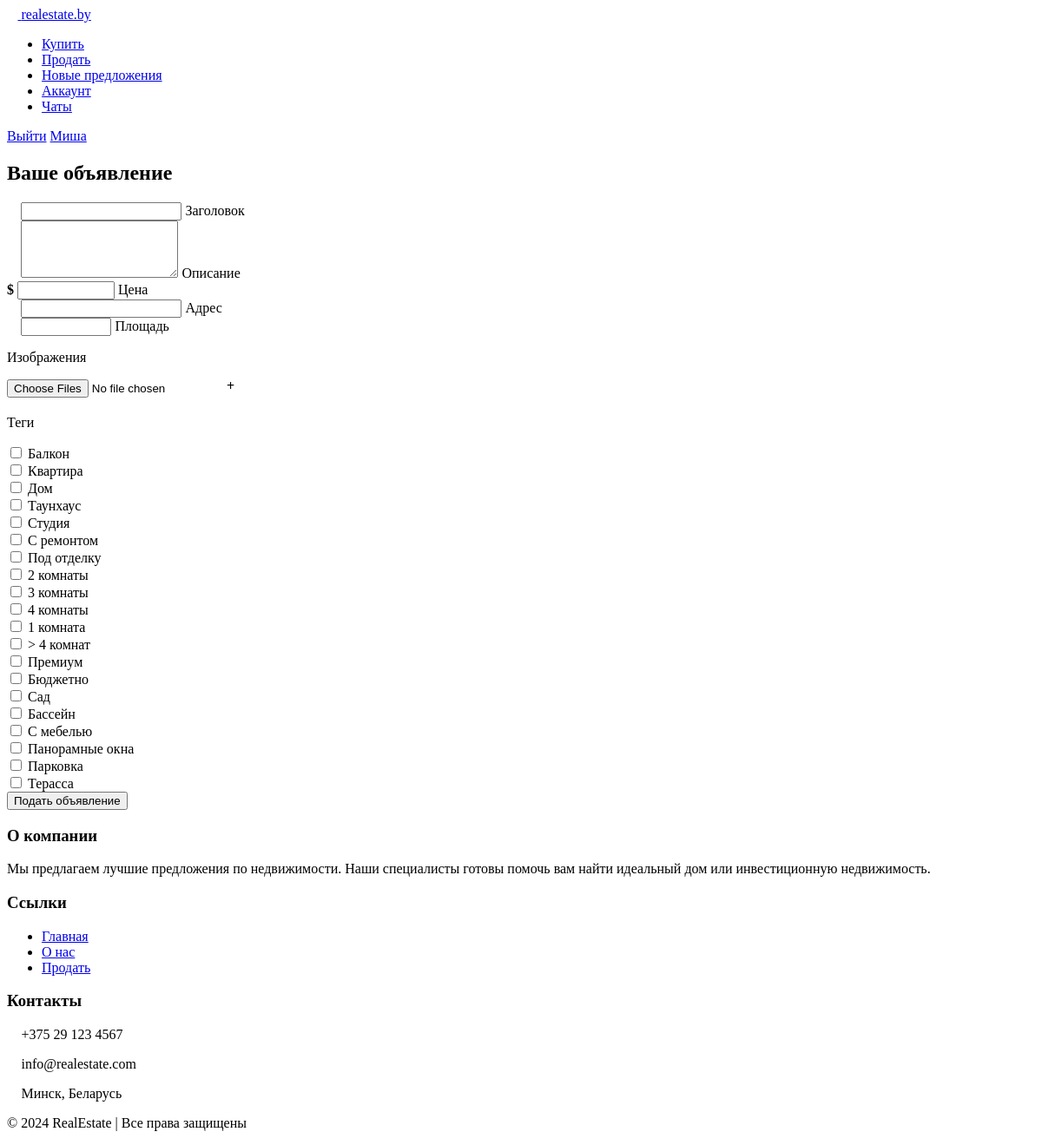
/properties/add/ (signed in), run on the app's committed database.
### polls/models.py (models this page shows, shortened)
class CustomUser(AbstractBaseUser, PermissionsMixin):
    first_name = models.CharField(max_length=255)
    last_name = models.CharField(max_length=255)
    phone_number = models.CharField(
        max_length=15,
        validators=[RegexValidator(regex=r'^\+375(?:29|33|44|25|17)\d{7}$', message='Enter a valid phone number.')]
    )
    email = models.EmailField(unique=True)
    avatar = models.ImageField(upload_to='avatars/', blank=True, null=True)
    user_id = models.CharField(max_length=50, unique=True, blank=True, null=True)
    rating = models.FloatField(blank=True, null=True)
    verified = models.BooleanField(default=False)
    services = models.TextField(blank=True, null=True)
    last_login = models.DateTimeField(null=True, blank=True)
    favorites = models.ManyToManyField('properties.Property', related_name='favorited_by', blank=True)
    is_active = models.BooleanField(default=True)
    is_staff = models.BooleanField(default=False)
    objects = CustomUserManager()
    USERNAME_FIELD = 'email'
    REQUIRED_FIELDS = ['first_name', 'last_name', 'phone_number']

### properties/models.py (models this page shows)
class Tag(models.Model):
    name = models.CharField(max_length=100, unique=True)
    category = models.CharField(max_length=100, null=True)
    def __str__(self):
        return self.name

### properties/views.py (the view)
# urls.py: path('add/', add_property, name='add_property'),
@login_required
def add_property(request):
    if request.method == 'POST':
        form = PropertyForm(request.POST, request.FILES)
        if form.is_valid():
            property_instance = form.save(commit=False)
            property_instance.owner = request.user
            property_instance.save()
            form.save_m2m()
            images = request.FILES.getlist('images')
            for image in images:
                PropertyImage.objects.create(property=property_instance, image=image)
            messages.success(request, 'Объявление отправлено на модерацию.')
            return redirect('property_detail', id=property_instance.id)
        else:
            messages.error(request, 'Не удалось загрузить объявление. Проверьте правильность заполнения всех полей.')
    else:
        form = PropertyForm()
    return render(request, 'properties/add_property.html', {'form': form})

### properties/forms.py
class PropertyForm(forms.ModelForm):
    tags = forms.ModelMultipleChoiceField(
        queryset=Tag.objects.all(),
        widget=forms.CheckboxSelectMultiple,
        required=False
    )
    class Meta:
        model = Property
        fields = ['title', 'description', 'price', 'location', 'size', 'tags']

### properties/templates/properties/add_property.html (shortened to what this page needs)
{% load static %}
{% load django_bootstrap5 %}
<html lang="en">
<head>
    <link rel="stylesheet" href="{% static 'properties/fontawesome/css/all.min.css' %}">
    <link rel="stylesheet" href="{% static 'properties/scss/add_property.scss' %}">
    <link rel="stylesheet" href="{% static 'properties/scss/footer.scss' %}">
</head>
<body>
    {% include 'properties/elements/header.html' %}
    <div class="container">
        <h2>Ваше объявление</h2>
        <form method="POST" enctype="multipart/form-data">
            <div class="form-group">
                <i class="fas fa-heading form-icon"></i>
                <input type="text" id="id_title" name="title" placeholder=" " required>
                <label for="id_title" class="label-placeholder">Заголовок</label>
            </div>
            <div class="form-group">
                <i class="fas fa-align-left form-icon-des"></i>
                <textarea id="id_description" name="description" rows="4" placeholder=" "></textarea>
                <label for="id_description" class="label-placeholder">Описание</label>
            </div>
            <div class="form-group">
                <i class="fas fa-dollar-sign form-icon"></i>
                <input type="number" id="id_price" min="1" max="999999999" name="price" step="1" placeholder=" ">
                <label for="id_price" class="label-placeholder">Цена</label>
            </div>
            <div class="form-group">
                <i class="fas fa-map-marker-alt form-icon"></i>
                <input type="text" id="id_location" name="location" placeholder=" ">
                <label for="id_location" class="label-placeholder">Адрес</label>
            </div>
            <div class="form-group">
                <i class="fas fa-ruler-combined form-icon"></i>
                <input type="number" id="id_size" min="1" max="999999" name="size" step="0.1" placeholder=" ">
                <label for="id_size" class="label-placeholder">Площадь</label>
            </div>
            <p class="picture">Изображения</p>
            <div class="form-group">
                <div id="imagePreviewContainer" class="image-preview-container">
                    <div id="uploadPlaceholder" class="upload-placeholder">
                        <input type="file" id="id_images" name="images" accept="image/*" multiple>
                        <i class="fas fa-plus"></i>
                    </div>
                </div>
            </div>
            <p class="picture" style="margin-top: 20px;">Теги</p>
            <div class="form-group tags">
                {% for checkbox in form.tags %}
                    <div>
                        {{ checkbox.tag }} {{ checkbox.choice_label }}
                    </div>
                {% endfor %}
            </div>
            <button type="submit" class="btn btn-primary mt-3">Подать объявление</button>
        </form>
    </div>
    {% include 'properties/elements/footer.html' %}
</body>
</html>

### properties/templates/properties/elements/header.html (shortened to what this page needs)
{%load static%}
{% load django_bootstrap5 %}
<!DOCTYPE html>
<html lang="en">
<head>
    <link rel="stylesheet" href="{% static 'properties/fontawesome/css/all.min.css' %}">
    <link rel="stylesheet" href="{% static 'properties/scss/header.scss' %}">
</head>
<body>
    <header class="header">
        <div class="logo">
            <a href="{% url 'home_page' %}">
                <i class="fas fa-home"></i>
                <span>realestate.by</span>
            </a>
        </div>
        <nav class="nav">
            <ul>
                <li><a href="{% url 'home_page' %}">Купить</a></li>
                {% if user.is_authenticated %}
                    <li><a href="{% url 'add_property' %}">Продать</a></li>
                    <li><a href="{% url 'home_page'%}">Новые предложения</a></li>
                    <li><a href="{% url 'profile' %}">Аккаунт</a></li>
                    <li><a href="{% url 'chat_list' %}">Чаты</a></li>
                {% endif %}
            </ul>
        </nav>
        <div class="auth-buttons">
            {% if user.is_authenticated %}
                <a href="{% url 'logout' %}" class="log-out">Выйти</a>
                <a href="{% url 'profile' %}" class="join">{{ user.first_name|truncatechars:10 }}</a>
            {% else %}
                <a href="{% url 'login' %}" class="sign-in">Войти</a>
                <a href="{% url 'register' %}" class="join">Регистрация</a>
            {% endif %}
        </div>
    </header>
</body>
</html>

### data on the page
CustomUser: first_name "Миша"
Tag: choice_label "Балкон"
Tag: choice_label "Квартира"
Tag: choice_label "Дом"
Tag: choice_label "Таунхаус"
Tag: choice_label "Студия"
Tag: choice_label "С ремонтом"
Tag: choice_label "Под отделку"
Tag: choice_label "2 комнаты"
Tag: choice_label "3 комнаты"
Tag: choice_label "4 комнаты"
Tag: choice_label "1 комната"
Tag: choice_label "> 4 комнат"
Tag: choice_label "Премиум"
Tag: choice_label "Бюджетно"
Tag: choice_label "Сад"
Tag: choice_label "Бассейн"
Tag: choice_label "С мебелью"
Tag: choice_label "Панорамные окна"
Tag: choice_label "Парковка"
Tag: choice_label "Терасса"
